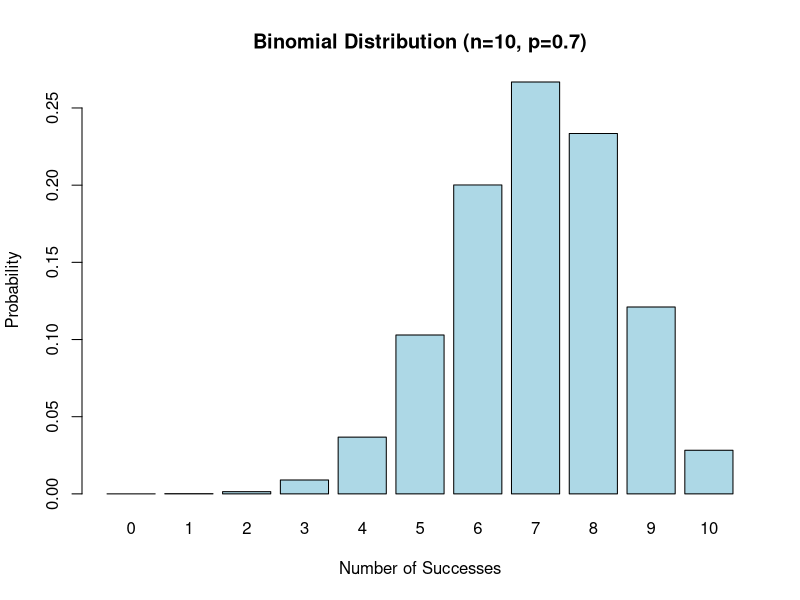
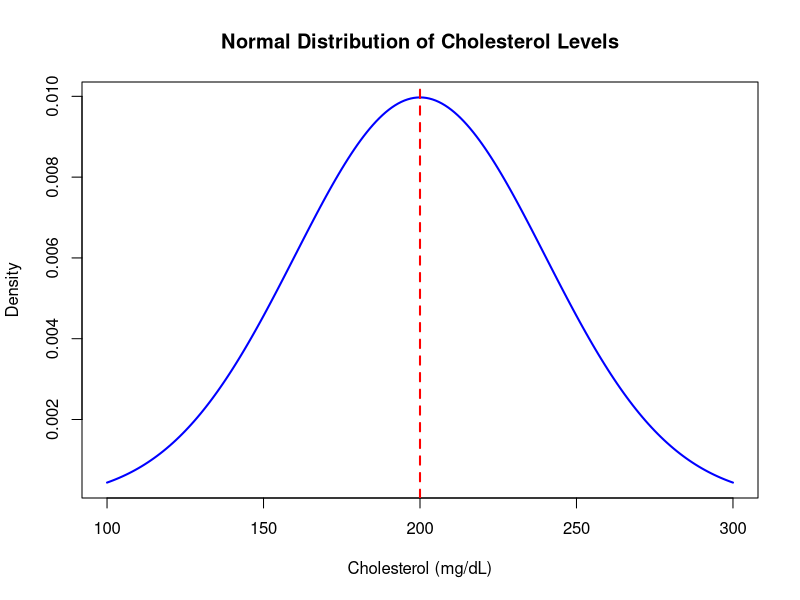
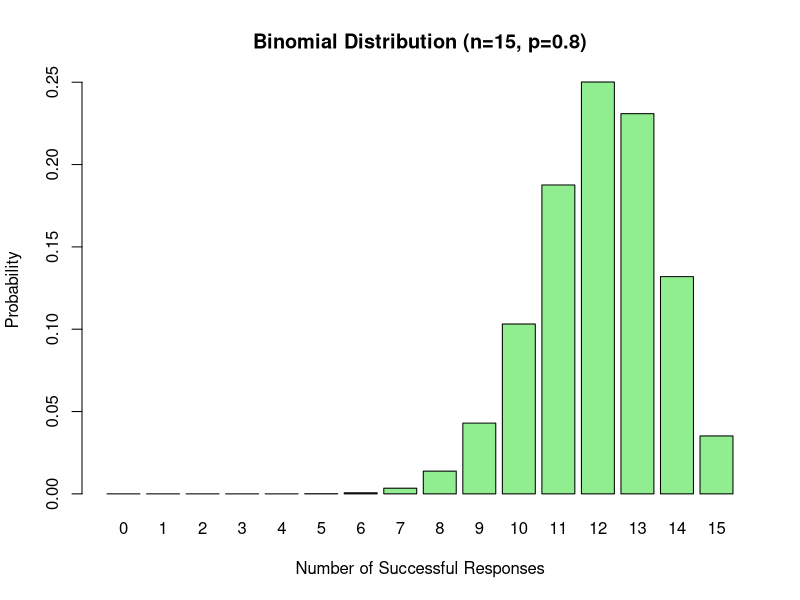
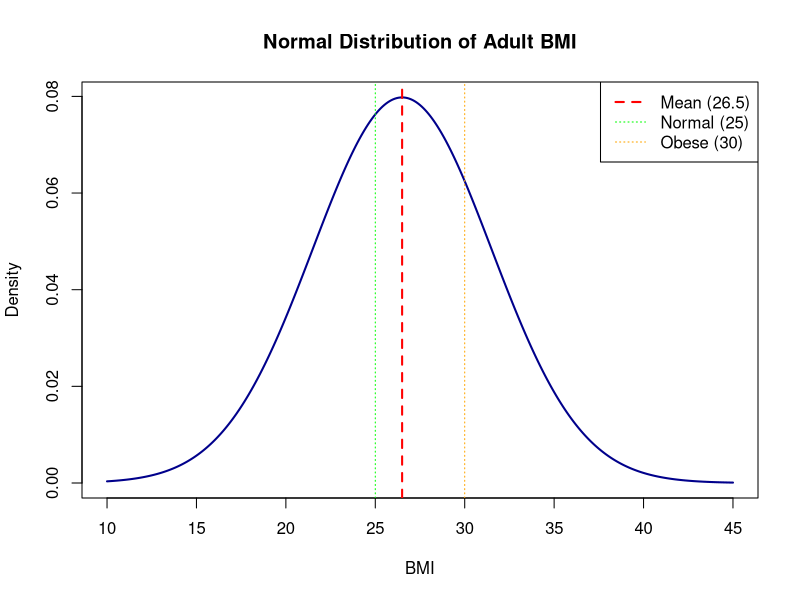

The R script that drew these images, in order:
# ============================================================================
# H524 Introduction to Biostatistics - Fall 2025
# Week 2 Lab Answer Key
# R Basics and Introduction to Probability
# ============================================================================

# ============================================================================
# PART 1: R AS A CALCULATOR
# ============================================================================

# Exercise 1.1: Basic Arithmetic (examples from lab)
# ----------------------------------------------------------------------------

# Addition
5 + 3

# Subtraction
10 - 4

# Multiplication
6 * 7

# Division
20 / 4

# Exponentiation (power)
2^3

# Order of operations (PEMDAS applies!)
(5 + 3) * 2

# Square root
sqrt(16)

# Absolute value
abs(-10)

# TRY IT YOURSELF: Average of three blood pressure readings
# ----------------------------------------------------------------------------
(120 + 140 + 135) / 3


# Exercise 1.2: Storing Values in Variables (examples from lab)
# ----------------------------------------------------------------------------

# Store a single number
age <- 45
age

# Store a calculation result
bmi_numerator <- 75  # weight in kg
bmi_denominator <- 1.7^2  # height in meters, squared
bmi <- bmi_numerator / bmi_denominator
bmi

# Round to 1 decimal place
round(bmi, 1)

# PRACTICE: Mean arterial pressure approximation
# ----------------------------------------------------------------------------
systolic_bp <- 120
diastolic_bp <- 80
mean_arterial_pressure <- (systolic_bp + diastolic_bp) / 2
mean_arterial_pressure


# ============================================================================
# PART 2: WORKING WITH VECTORS
# ============================================================================

# Exercise 2.1: Creating Vectors (examples from lab)
# ----------------------------------------------------------------------------

# Ages of 5 patients
ages <- c(25, 34, 45, 52, 38)
ages

# How many patients?
length(ages)

# What's the average age?
mean(ages)

# What's the oldest patient's age?
max(ages)

# What's the youngest?
min(ages)


# Exercise 2.2: More Vector Operations (examples from lab)
# ----------------------------------------------------------------------------

# Systolic blood pressure readings from 7 patients
systolic_bp <- c(120, 135, 142, 118, 160, 125, 138)

# Basic statistics
mean(systolic_bp)
median(systolic_bp)
sd(systolic_bp)  # standard deviation
min(systolic_bp)
max(systolic_bp)
range(systolic_bp)  # gives min and max

# Sort the values
sort(systolic_bp)

# How many readings?
length(systolic_bp)

# Sum of all readings
sum(systolic_bp)

# PRACTICE: Cholesterol readings analysis
# ----------------------------------------------------------------------------
cholesterol <- c(180, 220, 195, 240, 175, 210)
mean(cholesterol)
median(cholesterol)
sd(cholesterol)


# Exercise 2.3: Accessing Specific Values (examples from lab)
# ----------------------------------------------------------------------------

# Our blood pressure data
systolic_bp <- c(120, 135, 142, 118, 160, 125, 138)

# Get the first value
systolic_bp[1]

# Get the third value
systolic_bp[3]

# Get the last value
systolic_bp[length(systolic_bp)]

# Get the first three values
systolic_bp[1:3]

# Get values in positions 2, 4, and 6
systolic_bp[c(2, 4, 6)]


# ============================================================================
# PART 3: CREATING DATA FRAMES
# ============================================================================

# Exercise 3.1: Building a Simple Data Frame (examples from lab)
# ----------------------------------------------------------------------------

# Create a small clinical trial dataset
patient_data <- data.frame(
  patient_id = c(1, 2, 3, 4, 5),
  age = c(45, 52, 38, 61, 47),
  gender = c("M", "F", "F", "M", "M"),
  systolic_bp = c(120, 135, 142, 118, 160),
  has_diabetes = c(FALSE, TRUE, FALSE, TRUE, FALSE)
)

# View the data
patient_data

# Look at the structure
str(patient_data)

# Get summary statistics
summary(patient_data)


# Exercise 3.2: Accessing Data Frame Columns (examples from lab)
# ----------------------------------------------------------------------------

# Access a column using $
patient_data$age
patient_data$systolic_bp

# Calculate mean age
mean(patient_data$age)

# Calculate mean blood pressure
mean(patient_data$systolic_bp)

# Count how many have diabetes
sum(patient_data$has_diabetes)

# What proportion have diabetes?
mean(patient_data$has_diabetes)


# ============================================================================
# PART 4: INTRODUCTION TO PROBABILITY IN R
# ============================================================================

# Exercise 4.1: Simple Probability Calculations (examples from lab)
# ----------------------------------------------------------------------------

# Total patients
total_patients <- 100

# Patients with diabetes
diabetes_patients <- 15

# Probability of diabetes
prob_diabetes <- diabetes_patients / total_patients
prob_diabetes

# Convert to percentage
prob_diabetes * 100

# Probability of NOT having diabetes
prob_no_diabetes <- 1 - prob_diabetes
prob_no_diabetes


# Exercise 4.2: Creating a 2x2 Table (examples from lab)
# ----------------------------------------------------------------------------

# Create a 2x2 table (matrix in R)
# Rows: Disease status (Yes/No)
# Columns: Test result (Positive/Negative)

test_results <- matrix(
  c(85, 5,    # Disease Yes: 85 test+, 5 test-
    10, 900), # Disease No: 10 test+, 900 test-
  nrow = 2,
  byrow = TRUE,
  dimnames = list(
    Disease = c("Yes", "No"),
    Test = c("Positive", "Negative")
  )
)

# View the table
test_results

# Add row and column totals
addmargins(test_results)


# Exercise 4.3: Calculating Sensitivity and Specificity (examples from lab)
# ----------------------------------------------------------------------------

# From our table above:
# True Positives (TP): disease Yes, test Positive
TP <- test_results[1, 1]

# False Negatives (FN): disease Yes, test Negative
FN <- test_results[1, 2]

# False Positives (FP): disease No, test Positive
FP <- test_results[2, 1]

# True Negatives (TN): disease No, test Negative
TN <- test_results[2, 2]

# Sensitivity: Pr(Test+ | Disease+)
sensitivity <- TP / (TP + FN)
cat("Sensitivity:", round(sensitivity * 100, 1), "%\n")

# Specificity: Pr(Test- | Disease-)
specificity <- TN / (TN + FP)
cat("Specificity:", round(specificity * 100, 1), "%\n")

# Positive Predictive Value: Pr(Disease+ | Test+)
PPV <- TP / (TP + FP)
cat("PPV:", round(PPV * 100, 1), "%\n")

# Negative Predictive Value: Pr(Disease- | Test-)
NPV <- TN / (TN + FN)
cat("NPV:", round(NPV * 100, 1), "%\n")


# ============================================================================
# PART 5: PROBABILITY DISTRIBUTIONS IN R
# ============================================================================

# Exercise 5.1: Binomial Distribution (examples from lab)
# ----------------------------------------------------------------------------

# Scenario: A treatment has a 70% success rate. We treat 10 patients.

# Probability of exactly 7 successes
dbinom(7, size = 10, prob = 0.7)

# Probability of 7 OR MORE successes
# Method 1: Add them up
dbinom(7, 10, 0.7) + dbinom(8, 10, 0.7) +
  dbinom(9, 10, 0.7) + dbinom(10, 10, 0.7)

# Method 2: Use pbinom (much easier!)
pbinom(6, size = 10, prob = 0.7, lower.tail = FALSE)

# Expected number of successes
expected <- 10 * 0.7
expected

# Visualize the distribution
x <- 0:10  # Possible number of successes
probs <- dbinom(x, size = 10, prob = 0.7)

barplot(probs,
        names.arg = x,
        xlab = "Number of Successes",
        ylab = "Probability",
        main = "Binomial Distribution (n=10, p=0.7)",
        col = "lightblue")


# Exercise 5.2: Normal Distribution (examples from lab)
# ----------------------------------------------------------------------------

# Scenario: Adult cholesterol levels are normally distributed with mean 200 mg/dL and SD 40 mg/dL.

# What proportion have cholesterol < 240 mg/dL?
pnorm(240, mean = 200, sd = 40)

# What proportion have cholesterol > 240 mg/dL?
pnorm(240, mean = 200, sd = 40, lower.tail = FALSE)

# What proportion have cholesterol between 180 and 220?
pnorm(220, 200, 40) - pnorm(180, 200, 40)

# What cholesterol level is at the 90th percentile?
qnorm(0.90, mean = 200, sd = 40)

# Visualize the distribution
x_values <- seq(100, 300, by = 1)
y_values <- dnorm(x_values, mean = 200, sd = 40)

plot(x_values, y_values,
     type = "l",
     xlab = "Cholesterol (mg/dL)",
     ylab = "Density",
     main = "Normal Distribution of Cholesterol Levels",
     col = "blue",
     lwd = 2)

# Add vertical line at the mean
abline(v = 200, col = "red", lty = 2, lwd = 2)


# ============================================================================
# PRACTICE PROBLEMS - SOLUTIONS
# ============================================================================

# ----------------------------------------------------------------------------
# PROBLEM 1: Blood Pressure Analysis
# ----------------------------------------------------------------------------
# Seven patients have the following systolic blood pressure readings:
# 115, 128, 142, 135, 120, 155, 138.

# a) Create a vector with these values
bp_readings <- c(115, 128, 142, 135, 120, 155, 138)

# b) Calculate the mean, median, and standard deviation
mean(bp_readings)
median(bp_readings)
sd(bp_readings)

# c) How many patients have high blood pressure (>= 140 mmHg)?
sum(bp_readings >= 140)

# d) What proportion have high blood pressure?
mean(bp_readings >= 140)
# OR
sum(bp_readings >= 140) / length(bp_readings)


# ----------------------------------------------------------------------------
# PROBLEM 2: Diagnostic Test
# ----------------------------------------------------------------------------
# A rapid flu test was given to 500 patients. The results were:
# - 40 patients had the flu and tested positive
# - 5 patients had the flu and tested negative
# - 30 patients didn't have the flu but tested positive
# - 425 patients didn't have the flu and tested negative

# a) Create a 2x2 matrix with these results
flu_test <- matrix(
  c(40, 5,      # Flu Yes: 40 test+, 5 test-
    30, 425),   # Flu No: 30 test+, 425 test-
  nrow = 2,
  byrow = TRUE,
  dimnames = list(
    Flu = c("Yes", "No"),
    Test = c("Positive", "Negative")
  )
)

flu_test
addmargins(flu_test)

# b) Calculate the sensitivity
TP <- flu_test[1, 1]  # 40
FN <- flu_test[1, 2]  # 5
sensitivity <- TP / (TP + FN)
cat("Sensitivity:", round(sensitivity * 100, 1), "%\n")
# Answer: 88.9%

# c) Calculate the specificity
TN <- flu_test[2, 2]  # 425
FP <- flu_test[2, 1]  # 30
specificity <- TN / (TN + FP)
cat("Specificity:", round(specificity * 100, 1), "%\n")
# Answer: 93.4%

# d) Calculate the PPV (positive predictive value)
PPV <- TP / (TP + FP)
cat("PPV:", round(PPV * 100, 1), "%\n")
# Answer: 57.1%


# ----------------------------------------------------------------------------
# PROBLEM 3: Treatment Success
# ----------------------------------------------------------------------------
# A new medication has an 80% success rate. A clinic treats 15 patients with
# this medication.

# a) What is the probability that exactly 12 patients respond successfully?
dbinom(12, size = 15, prob = 0.8)
# Answer: 0.2501

# b) What is the probability that at least 12 patients respond successfully?
pbinom(11, size = 15, prob = 0.8, lower.tail = FALSE)
# OR
sum(dbinom(12:15, size = 15, prob = 0.8))
# Answer: 0.6482

# c) What is the expected number of successful responses?
expected_successes <- 15 * 0.8
expected_successes
# Answer: 12

# d) Create a barplot showing the probability distribution
x <- 0:15
probs <- dbinom(x, size = 15, prob = 0.8)

barplot(probs,
        names.arg = x,
        xlab = "Number of Successful Responses",
        ylab = "Probability",
        main = "Binomial Distribution (n=15, p=0.8)",
        col = "lightgreen")


# ----------------------------------------------------------------------------
# PROBLEM 4: BMI Distribution
# ----------------------------------------------------------------------------
# Adult BMI is normally distributed with mean 26.5 and standard deviation 5.

# a) What proportion of adults have BMI < 25 (normal weight)?
pnorm(25, mean = 26.5, sd = 5)
# Answer: 0.3821

# b) What proportion have BMI >= 30 (obese)?
pnorm(30, mean = 26.5, sd = 5, lower.tail = FALSE)
# Answer: 0.2420

# c) What BMI value represents the 75th percentile?
qnorm(0.75, mean = 26.5, sd = 5)
# Answer: 29.87

# d) Plot the normal distribution curve
x_values <- seq(10, 45, by = 0.1)
y_values <- dnorm(x_values, mean = 26.5, sd = 5)

plot(x_values, y_values,
     type = "l",
     xlab = "BMI",
     ylab = "Density",
     main = "Normal Distribution of Adult BMI",
     col = "darkblue",
     lwd = 2)

# Add vertical line at the mean
abline(v = 26.5, col = "red", lty = 2, lwd = 2)

# Add vertical lines at BMI thresholds
abline(v = 25, col = "green", lty = 3, lwd = 1)  # Normal/Overweight cutoff
abline(v = 30, col = "orange", lty = 3, lwd = 1)  # Overweight/Obese cutoff

legend("topright",
       legend = c("Mean (26.5)", "Normal (25)", "Obese (30)"),
       col = c("red", "green", "orange"),
       lty = c(2, 3, 3),
       lwd = c(2, 1, 1))


# ============================================================================
# SAVE WORKSPACE
# ============================================================================

save.image("week2_lab_answer_key.RData")

cat("\n============================================\n")
cat("Week 2 Lab Answer Key - Complete!\n")
cat("============================================\n")
